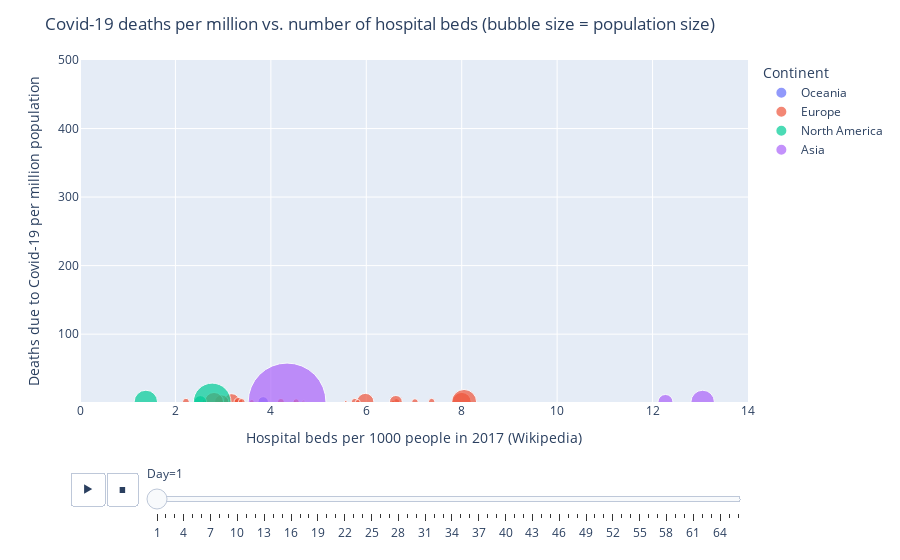

The cell this chart's notebook holds for it:
### Code cell
#Animation for each day

fig = px.scatter(Cumulative_deaths.dropna(), x="Hospital_beds_per100_2017", y="Dead_per_million", 
                 animation_frame="Day", animation_group="Country",
           size="popData2018", color="Continent", hover_name="Country",
           #log_y=True, 
           size_max=55, range_x=[0,14], range_y=[1,500])#2400])

fig.update_layout(
    title_text='Covid-19 deaths per million vs. number of hospital beds (bubble size = population size)',
    xaxis_title="Hospital beds per 1000 people in 2017 (Wikipedia)",
    yaxis_title="Deaths due to Covid-19 per million population"
)

fig.show()

### Figure 1 — Plotly figure (JSON) as saved in the notebook; plotly's stock layout.template omitted (floating-point values rounded to 4 significant figures)
{"data": [{"hovertemplate": "<b>%{hovertext}</b><br><br>Continent=Oceania<br>Day=1<br>Hospital_beds_per100_2017=%{x}<br>Dead_per_million=%{y}<br>popData2018=%{marker.size}<extra></extra>", "hovertext": ["Australia"], "ids": ["Australia"], "legendgroup": "Oceania", "marker": {"color": "#636efa", "size": [24992369], "sizemode": "area", "sizeref": 460400.0, "symbol": "circle"}, "mode": "markers", "name": "Oceania", "showlegend": true, "type": "scatter", "x": [3.84], "xaxis": "x", "y": [1.2], "yaxis": "y"}, {"hovertemplate": "<b>%{hovertext}</b><br><br>Continent=Europe<br>Day=1<br>Hospital_beds_per100_2017=%{x}<br>Dead_per_million=%{y}<br>popData2018=%{marker.size}<extra></extra>", "hovertext": ["Austria", "Belgium", "Czech_Republic", "Denmark", "Estonia", "Finland", "France", "Germany", "Greece", "Hungary", "Iceland", "Ireland", "Italy", "Latvia", "Lithuania", "Luxembourg", "Netherlands", "Norway", "Poland", "Portugal", "Russia", "Slovakia", "Slovenia", "Spain", "Sweden", "Switzerland", "Turkey"], "ids": ["Austria", "Belgium", "Czech_Republic", "Denmark", "Estonia", "Finland", "France", "Germany", "Greece", "Hungary", "Iceland", "Ireland", "Italy", "Latvia", "Lithuania", "Luxembourg", "Netherlands", "Norway", "Poland", "Portugal", "Russia", "Slovakia", "Slovenia", "Spain", "Sweden", "Switzerland", "Turkey"], "legendgroup": "Europe", "marker": {"color": "#EF553B", "size": [8847037, 11422068, 10625695, 5797446, 1320884, 5518050, 66987244, 82927922, 10727668, 9768785, 353574, 4853506, 60431283, 1926542, 2789533, 607728, 17231017, 5314336, 37978548, 10281762, 144478050, 5447011, 2067372, 46723749, 10183175, 8516543, 82319724], "sizemode": "area", "sizeref": 460400.0, "symbol": "circle"}, "mode": "markers", "name": "Europe", "showlegend": true, "type": "scatter", "x": [7.37, 5.76, 6.63, 2.61, 4.69, 3.28, 5.98, 8, 4.21, 7.02, 3.06, 2.96, 3.18, 5.57, 6.56, 4.66, 3.32, 3.6, 6.62, 3.39, 8.05, 5.82, 4.5, 2.97, 2.22, 4.53, 2.81], "xaxis": "x", "y": [1.809, 1.226, 1.035, 1.035, 2.271, 1.269, 1.179, 1.134, 1.212, 1.024, 2.828, 1.236, 1.324, 1.038, 1.434, 1.645, 1.161, 1.129, 1.132, 1.167, 1.024, 1.102, 1.451, 1.006, 1.571, 1.292, 1.118], "yaxis": "y"}, {"hovertemplate": "<b>%{hovertext}</b><br><br>Continent=North America<br>Day=1<br>Hospital_beds_per100_2017=%{x}<br>Dead_per_million=%{y}<br>popData2018=%{marker.size}<extra></extra>", "hovertext": ["Canada", "Mexico", "USA"], "ids": ["Canada", "Mexico", "USA"], "legendgroup": "North America", "marker": {"color": "#00cc96", "size": [37058856, 126190788, 327167434], "sizemode": "area", "sizeref": 460400.0, "symbol": "circle"}, "mode": "markers", "name": "North America", "showlegend": true, "type": "scatter", "x": [2.52, 1.38, 2.77], "xaxis": "x", "y": [1.052, 1.117, 1.039], "yaxis": "y"}, {"hovertemplate": "<b>%{hovertext}</b><br><br>Continent=Asia<br>Day=1<br>Hospital_beds_per100_2017=%{x}<br>Dead_per_million=%{y}<br>popData2018=%{marker.size}<extra></extra>", "hovertext": ["China", "Japan", "South_Korea"], "ids": ["China", "Japan", "South_Korea"], "legendgroup": "Asia", "marker": {"color": "#ab63fa", "size": [1392730000, 126529100, 51635256], "sizemode": "area", "sizeref": 460400.0, "symbol": "circle"}, "mode": "markers", "name": "Asia", "showlegend": true, "type": "scatter", "x": [4.34, 13.05, 12.27], "xaxis": "x", "y": [1.094, 1.075, 1.046], "yaxis": "y"}], "layout": {"legend": {"itemsizing": "constant", "title": {"text": "Continent"}, "tracegroupgap": 0}, "margin": {"t": 60}, "sliders": [{"active": 0, "currentvalue": {"prefix": "Day="}, "len": 0.9, "pad": {"b": 10, "t": 60}, "steps": [{"args": [["1"], {"frame": {"duration": 0, "redraw": false}, "fromcurrent": true, "mode": "immediate", "transition": {"duration": 0, "easing": "linear"}}], "label": "1", "method": "animate"}, {"args": [["2"], {"frame": {"duration": 0, "redraw": false}, "fromcurrent": true, "mode": "immediate", "transition": {"duration": 0, "easing": "linear"}}], "label": "2", "method": "animate"}, {"args": [["3"], {"frame": {"duration": 0, "redraw": false}, "fromcurrent": true, "mode": "immediate", "transition": {"duration": 0, "easing": "linear"}}], "label": "3", "method": "animate"}, {"args": [["4"], {"frame": {"duration": 0, "redraw": false}, "fromcurrent": true, "mode": "immediate", "transition": {"duration": 0, "easing": "linear"}}], "label": "4", "method": "animate"}, {"args": [["5"], {"frame": {"duration": 0, "redraw": false}, "fromcurrent": true, "mode": "immediate", "transition": {"duration": 0, "easing": "linear"}}], "label": "5", "method": "animate"}, {"args": [["6"], {"frame": {"duration": 0, "redraw": false}, "fromcurrent": true, "mode": "immediate", "transition": {"duration": 0, "easing": "linear"}}], "label": "6", "method": "animate"}, {"args": [["7"], {"frame": {"duration": 0, "redraw": false}, "fromcurrent": true, "mode": "immediate", "transition": {"duration": 0, "easing": "linear"}}], "label": "7", "method": "animate"}, {"args": [["8"], {"frame": {"duration": 0, "redraw": false}, "fromcurrent": true, "mode": "immediate", "transition": {"duration": 0, "easing": "linear"}}], "label": "8", "method": "animate"}, {"args": [["9"], {"frame": {"duration": 0, "redraw": false}, "fromcurrent": true, "mode": "immediate", "transition": {"duration": 0, "easing": "linear"}}], "label": "9", "method": "animate"}, {"args": [["10"], {"frame": {"duration": 0, "redraw": false}, "fromcurrent": true, "mode": "immediate", "transition": {"duration": 0, "easing": "linear"}}], "label": "10", "method": "animate"}, {"args": [["11"], {"frame": {"duration": 0, "redraw": false}, "fromcurrent": true, "mode": "immediate", "transition": {"duration": 0, "easing": "linear"}}], "label": "11", "method": "animate"}, {"args": [["12"], {"frame": {"duration": 0, "redraw": false}, "fromcurrent": true, "mode": "immediate", "transition": {"duration": 0, "easing": "linear"}}], "label": "12", "method": "animate"}, {"args": [["13"], {"frame": {"duration": 0, "redraw": false}, "fromcurrent": true, "mode": "immediate", "transition": {"duration": 0, "easing": "linear"}}], "label": "13", "method": "animate"}, {"args": [["14"], {"frame": {"duration": 0, "redraw": false}, "fromcurrent": true, "mode": "immediate", "transition": {"duration": 0, "easing": "linear"}}], "label": "14", "method": "animate"}, {"args": [["15"], {"frame": {"duration": 0, "redraw": false}, "fromcurrent": true, "mode": "immediate", "transition": {"duration": 0, "easing": "linear"}}], "label": "15", "method": "animate"}, {"args": [["16"], {"frame": {"duration": 0, "redraw": false}, "fromcurrent": true, "mode": "immediate", "transition": {"duration": 0, "easing": "linear"}}], "label": "16", "method": "animate"}, {"args": [["17"], {"frame": {"duration": 0, "redraw": false}, "fromcurrent": true, "mode": "immediate", "transition": {"duration": 0, "easing": "linear"}}], "label": "17", "method": "animate"}, {"args": [["18"], {"frame": {"duration": 0, "redraw": false}, "fromcurrent": true, "mode": "immediate", "transition": {"duration": 0, "easing": "linear"}}], "label": "18", "method": "animate"}, {"args": [["19"], {"frame": {"duration": 0, "redraw": false}, "fromcurrent": true, "mode": "immediate", "transition": {"duration": 0, "easing": "linear"}}], "label": "19", "method": "animate"}, {"args": [["20"], {"frame": {"duration": 0, "redraw": false}, "fromcurrent": true, "mode": "immediate", "transition": {"duration": 0, "easing": "linear"}}], "label": "20", "method": "animate"}, {"args": [["21"], {"frame": {"duration": 0, "redraw": false}, "fromcurrent": true, "mode": "immediate", "transition": {"duration": 0, "easing": "linear"}}], "label": "21", "method": "animate"}, {"args": [["22"], {"frame": {"duration": 0, "redraw": false}, "fromcurrent": true, "mode": "immediate", "transition": {"duration": 0, "easing": "linear"}}], "label": "22", "method": "animate"}, {"args": [["23"], {"frame": {"duration": 0, "redraw": false}, "fromcurrent": true, "mode": "immediate", "transition": {"duration": 0, "easing": "linear"}}], "label": "23", "method": "animate"}, {"args": [["24"], {"frame": {"duration": 0, "redraw": false}, "fromcurrent": true, "mode": "immediate", "transition": {"duration": 0, "easing": "linear"}}], "label": "24", "method": "animate"}, {"args": [["25"], {"frame": {"duration": 0, "redraw": false}, "fromcurrent": true, "mode": "immediate", "transition": {"duration": 0, "easing": "linear"}}], "label": "25", "method": "animate"}, {"args": [["26"], {"frame": {"duration": 0, "redraw": false}, "fromcurrent": true, "mode": "immediate", "transition": {"duration": 0, "easing": "linear"}}], "label": "26", "method": "animate"}, {"args": [["27"], {"frame": {"duration": 0, "redraw": false}, "fromcurrent": true, "mode": "immediate", "transition": {"duration": 0, "easing": "linear"}}], "label": "27", "method": "animate"}, {"args": [["28"], {"frame": {"duration": 0, "redraw": false}, "fromcurrent": true, "mode": "immediate", "transition": {"duration": 0, "easing": "linear"}}], "label": "28", "method": "animate"}, {"args": [["29"], {"frame": {"duration": 0, "redraw": false}, "fromcurrent": true, "mode": "immediate", "transition": {"duration": 0, "easing": "linear"}}], "label": "29", "method": "animate"}, {"args": [["30"], {"frame": {"duration": 0, "redraw": false}, "fromcurrent": true, "mode": "immediate", "transition": {"duration": 0, "easing": "linear"}}], "label": "30", "method": "animate"}, {"args": [["31"], {"frame": {"duration": 0, "redraw": false}, "fromcurrent": true, "mode": "immediate", "transition": {"duration": 0, "easing": "linear"}}], "label": "31", "method": "animate"}, {"args": [["32"], {"frame": {"duration": 0, "redraw": false}, "fromcurrent": true, "mode": "immediate", "transition": {"duration": 0, "easing": "linear"}}], "label": "32", "method": "animate"}, {"args": [["33"], {"frame": {"duration": 0, "redraw": false}, "fromcurrent": true, "mode": "immediate", "transition": {"duration": 0, "easing": "linear"}}], "label": "33", "method": "animate"}, {"args": [["34"], {"frame": {"duration": 0, "redraw": false}, "fromcurrent": true, "mode": "immediate", "transition": {"duration": 0, "easing": "linear"}}], "label": "34", "method": "animate"}, {"args": [["35"], {"frame": {"duration": 0, "redraw": false}, "fromcurrent": true, "mode": "immediate", "transition": {"duration": 0, "easing": "linear"}}], "label": "35", "method": "animate"}, {"args": [["36"], {"frame": {"duration": 0, "redraw": false}, "fromcurrent": true, "mode": "immediate", "transition": {"duration": 0, "easing": "linear"}}], "label": "36", "method": "animate"}, {"args": [["37"], {"frame": {"duration": 0, "redraw": false}, "fromcurrent": true, "mode": "immediate", "transition": {"duration": 0, "easing": "linear"}}], "label": "37", "method": "animate"}, {"args": [["38"], {"frame": {"duration": 0, "redraw": false}, "fromcurrent": true, "mode": "immediate", "transition": {"duration": 0, "easing": "linear"}}], "label": "38", "method": "animate"}, {"args": [["39"], {"frame": {"duration": 0, "redraw": false}, "fromcurrent": true, "mode": "immediate", "transition": {"duration": 0, "easing": "linear"}}], "label": "39", "method": "animate"}, {"args": [["40"], {"frame": {"duration": 0, "redraw": false}, "fromcurrent": true, "mode": "immediate", "transition": {"duration": 0, "easing": "linear"}}], "label": "40", "method": "animate"}, {"args": [["41"], {"frame": {"duration": 0, "redraw": false}, "fromcurrent": true, "mode": "immediate", "transition": {"duration": 0, "easing": "linear"}}], "label": "41", "method": "animate"}, {"args": [["42"], {"frame": {"duration": 0, "redraw": false}, "fromcurrent": true, "mode": "immediate", "transition": {"duration": 0, "easing": "linear"}}], "label": "42", "method": "animate"}, {"args": [["43"], {"frame": {"duration": 0, "redraw": false}, "fromcurrent": true, "mode": "immediate", "transition": {"duration": 0, "easing": "linear"}}], "label": "43", "method": "animate"}, {"args": [["44"], {"frame": {"duration": 0, "redraw": false}, "fromcurrent": true, "mode": "immediate", "transition": {"duration": 0, "easing": "linear"}}], "label": "44", "method": "animate"}, {"args": [["45"], {"frame": {"duration": 0, "redraw": false}, "fromcurrent": true, "mode": "immediate", "transition": {"duration": 0, "easing": "linear"}}], "label": "45", "method": "animate"}, {"args": [["46"], {"frame": {"duration": 0, "redraw": false}, "fromcurrent": true, "mode": "immediate", "transition": {"duration": 0, "easing": "linear"}}], "label": "46", "method": "animate"}, {"args": [["47"], {"frame": {"duration": 0, "redraw": false}, "fromcurrent": true, "mode": "immediate", "transition": {"duration": 0, "easing": "linear"}}], "label": "47", "method": "animate"}, {"args": [["48"], {"frame": {"duration": 0, "redraw": false}, "fromcurrent": true, "mode": "immediate", "transition": {"duration": 0, "easing": "linear"}}], "label": "48", "method": "animate"}, {"args": [["49"], {"frame": {"duration": 0, "redraw": false}, "fromcurrent": true, "mode": "immediate", "transition": {"duration": 0, "easing": "linear"}}], "label": "49", "method": "animate"}, {"args": [["50"], {"frame": {"duration": 0, "redraw": false}, "fromcurrent": true, "mode": "immediate", "transition": {"duration": 0, "easing": "linear"}}], "label": "50", "method": "animate"}, {"args": [["51"], {"frame": {"duration": 0, "redraw": false}, "fromcurrent": true, "mode": "immediate", "transition": {"duration": 0, "easing": "linear"}}], "label": "51", "method": "animate"}, {"args": [["52"], {"frame": {"duration": 0, "redraw": false}, "fromcurrent": true, "mode": "immediate", "transition": {"duration": 0, "easing": "linear"}}], "label": "52", "method": "animate"}, {"args": [["53"], {"frame": {"duration": 0, "redraw": false}, "fromcurrent": true, "mode": "immediate", "transition": {"duration": 0, "easing": "linear"}}], "label": "53", "method": "animate"}, {"args": [["54"], {"frame": {"duration": 0, "redraw": false}, "fromcurrent": true, "mode": "immediate", "transition": {"duration": 0, "easing": "linear"}}], "label": "54", "method": "animate"}, {"args": [["55"], {"frame": {"duration": 0, "redraw": false}, "fromcurrent": true, "mode": "immediate", "transition": {"duration": 0, "easing": "linear"}}], "label": "55", "method": "animate"}, {"args": [["56"], {"frame": {"duration": 0, "redraw": false}, "fromcurrent": true, "mode": "immediate", "transition": {"duration": 0, "easing": "linear"}}], "label": "56", "method": "animate"}, {"args": [["57"], {"frame": {"duration": 0, "redraw": false}, "fromcurrent": true, "mode": "immediate", "transition": {"duration": 0, "easing": "linear"}}], "label": "57", "method": "animate"}, {"args": [["58"], {"frame": {"duration": 0, "redraw": false}, "fromcurrent": true, "mode": "immediate", "transition": {"duration": 0, "easing": "linear"}}], "label": "58", "method": "animate"}, {"args": [["59"], {"frame": {"duration": 0, "redraw": false}, "fromcurrent": true, "mode": "immediate", "transition": {"duration": 0, "easing": "linear"}}], "label": "59", "method": "animate"}, {"args": [["60"], {"frame": {"duration": 0, "redraw": false}, "fromcurrent": true, "mode": "immediate", "transition": {"duration": 0, "easing": "linear"}}], "label": "60", "method": "animate"}, {"args": [["61"], {"frame": {"duration": 0, "redraw": false}, "fromcurrent": true, "mode": "immediate", "transition": {"duration": 0, "easing": "linear"}}], "label": "61", "method": "animate"}, {"args": [["62"], {"frame": {"duration": 0, "redraw": false}, "fromcurrent": true, "mode": "immediate", "transition": {"duration": 0, "easing": "linear"}}], "label": "62", "method": "animate"}, {"args": [["63"], {"frame": {"duration": 0, "redraw": false}, "fromcurrent": true, "mode": "immediate", "transition": {"duration": 0, "easing": "linear"}}], "label": "63", "method": "animate"}, {"args": [["64"], {"frame": {"duration": 0, "redraw": false}, "fromcurrent": true, "mode": "immediate", "transition": {"duration": 0, "easing": "linear"}}], "label": "64", "method": "animate"}, {"args": [["65"], {"frame": {"duration": 0, "redraw": false}, "fromcurrent": true, "mode": "immediate", "transition": {"duration": 0, "easing": "linear"}}], "label": "65", "method": "animate"}, {"args": [["66"], {"frame": {"duration": 0, "redraw": false}, "fromcurrent": true, "mode": "immediate", "transition": {"duration": 0, "easing": "linear"}}], "label": "66", "method": "animate"}], "x": 0.1, "xanchor": "left", "y": 0, "yanchor": "top"}], "title": {"text": "Covid-19 deaths per million vs. number of hospital beds (bubble size = population size)"}, "updatemenus": [{"buttons": [{"args": [null, {"frame": {"duration": 500, "redraw": false}, "fromcurrent": true, "mode": "immediate", "transition": {"duration": 500, "easing": "linear"}}], "label": "&#9654;", "method": "animate"}, {"args": [[null], {"frame": {"duration": 0, "redraw": false}, "fromcurrent": true, "mode": "immediate", "transition": {"duration": 0, "easing": "linear"}}], "label": "&#9724;", "method": "animate"}], "direction": "left", "pad": {"r": 10, "t": 70}, "showactive": false, "type": "buttons", "x": 0.1, "xanchor": "right", "y": 0, "yanchor": "top"}], "xaxis": {"anchor": "y", "domain": [0, 1], "range": [0, 14], "title": {"text": "Hospital beds per 1000 people in 2017 (Wikipedia)"}}, "yaxis": {"anchor": "x", "domain": [0, 1], "range": [1, 500], "title": {"text": "Deaths due to Covid-19 per million population"}}}}
